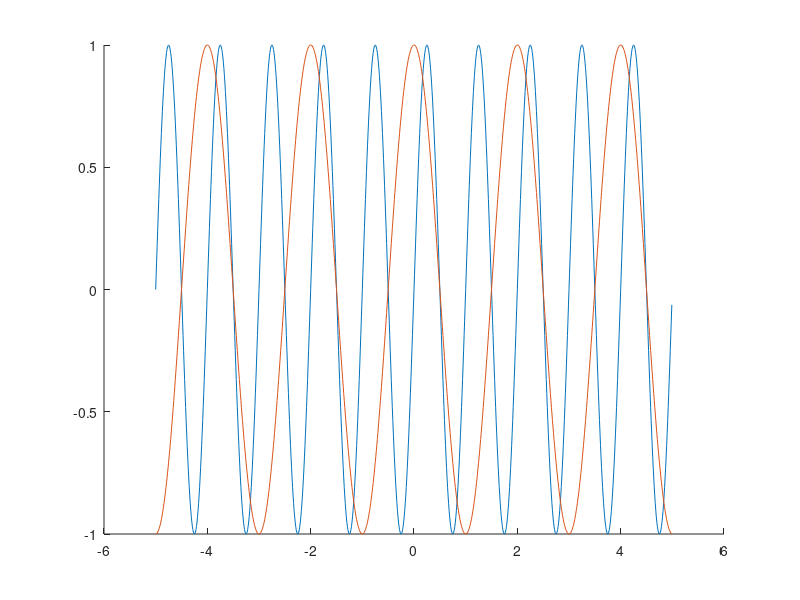
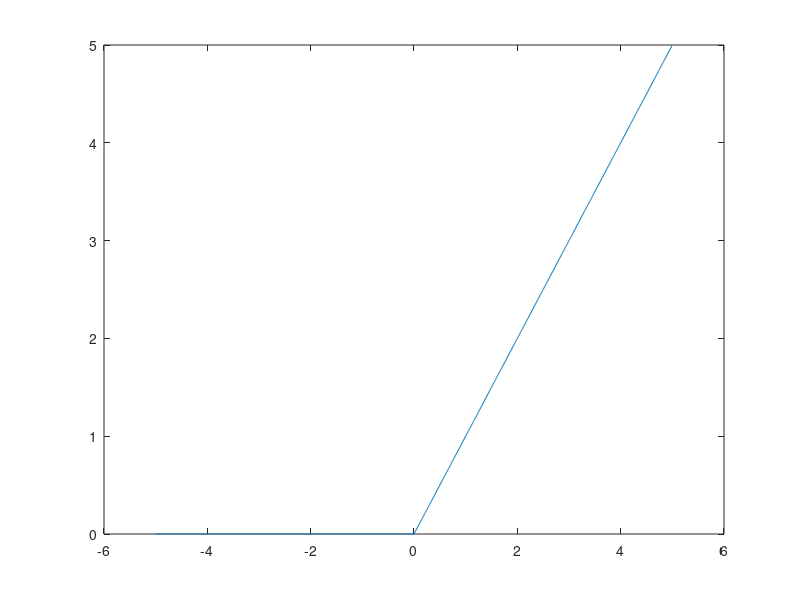
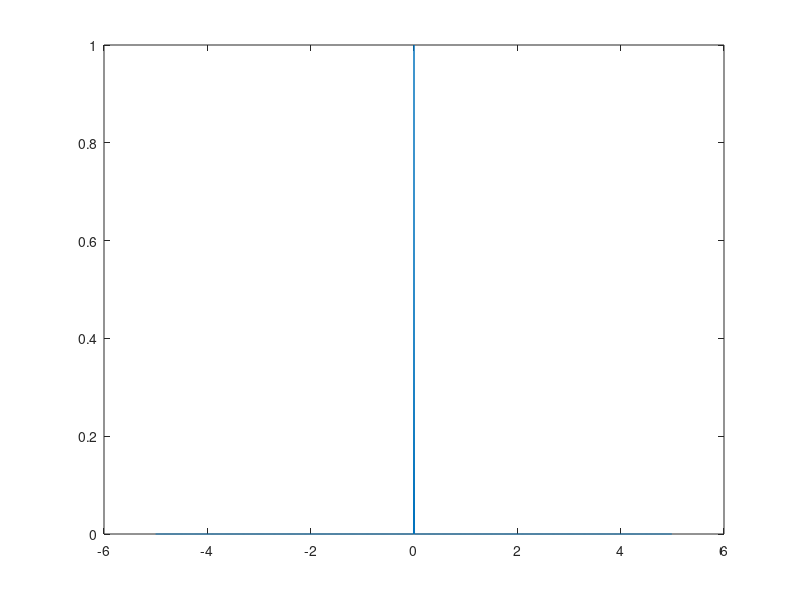
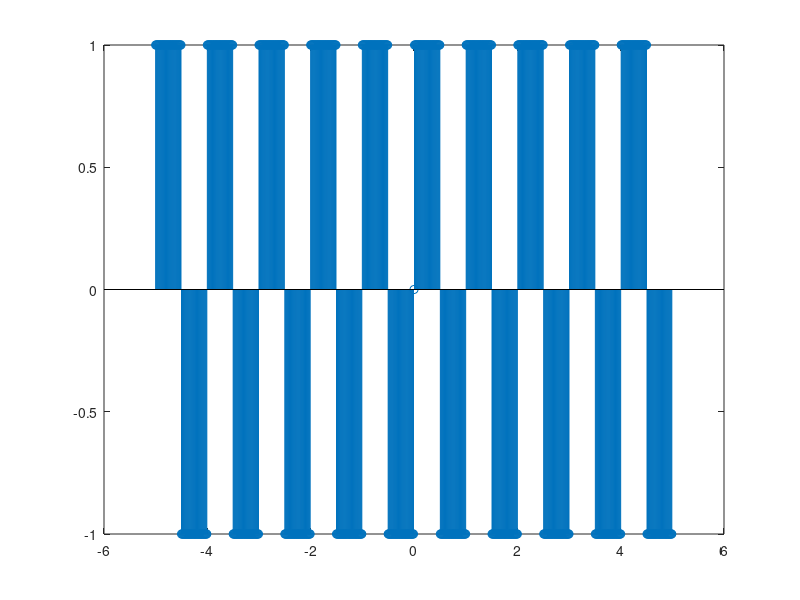

These figures' MATLAB source, in order:
% Let us do some basic signal processing.
% Firstly, let us get some basic ideas about what we are going to do. Since a computer and thus, MATLAb which runs on it is a digital system, we cannot represent an analog signal accurately in MATLAB.
% To represent a signal, we are using a sampled version of the signal. Sampling involves storing the values of a function at particular time intervals.
% That is, if x(t) is a signal in continuous time, then we can choose a base time interval T and store all values of x at times ..., -2T, -T, 0, T, 2T,... etc.
% Thus we get a sampled version x(nT) of x(t).
% More number of samples mean that our representation is closer to the actual signal.
% 
% Let us create a value of time values at which we will sample our signal in a vector t. 
% Do experiment with these values to observe how things are changing. You can implement everything normally using loops also. But that is slower.
dt = 0.01;       % our sampling period. we will store 
                % values at n*dt
               
% since we have a finite memory, we can store only a 
% finite number of samples. Let us choose the time
% from when we start to observe the signal and till when
% vector t contains all time values from -5s to 5s
% at interval dt

% We subtract dt from 5 in the end, because we want exactly
% total time divided by dt number of samples. (10/dt)

t = -5:dt:5-dt;

%Now that we have got a time vector, let us simulate some common signals.
%1) sine wave
f = 1;   % Frequency of sine wave 1Hz
x = sin(2*pi*f*t);
%To plot these, we will use plot function. plot(xvals, yvals) where xvals is a vector of x values and yvals is a vector of corresponding y values.
figure(1)
hold on
plot(t, x);
%pause

%2) cosine wave
f = 0.5; % Frequency of cosine wave is half hertz
x = cos(2*pi*f*t);
plot(t,x)
hold off
%pause

%3) Unit step function. Unit step function is denoted by u(t). It is 0 for t<0 and 1 for time 0 onwards.
u = t>=0;       % if you are unfamiliar, this performs
                % comparison to 0 with each element ot t
                % and given 1 for true and 0 for false
                % at each position
figure(2)
plot(t, u)
% You can do stem to see better
stem(t, u)
%pause

%4) Ramp function. It is 0 before t=0 and equal to t after t=0;
r = t.*u;
plot(t, r);
%pause

%5) Unit Impulse Function. It is 1 at t=0 and 0 elsewhere
delta = (t==0);
figure(3)
plot(t,delta);
%pause

%6) Square Wave:
f = 1;           % Frequency 1Hz
sq = sign(sin(2*pi*f*t));
figure(4)
plot(t, sq);
stem(t, sq);
%pause

%These were some basic signals. In the next document we will see how to deal with digital signals.